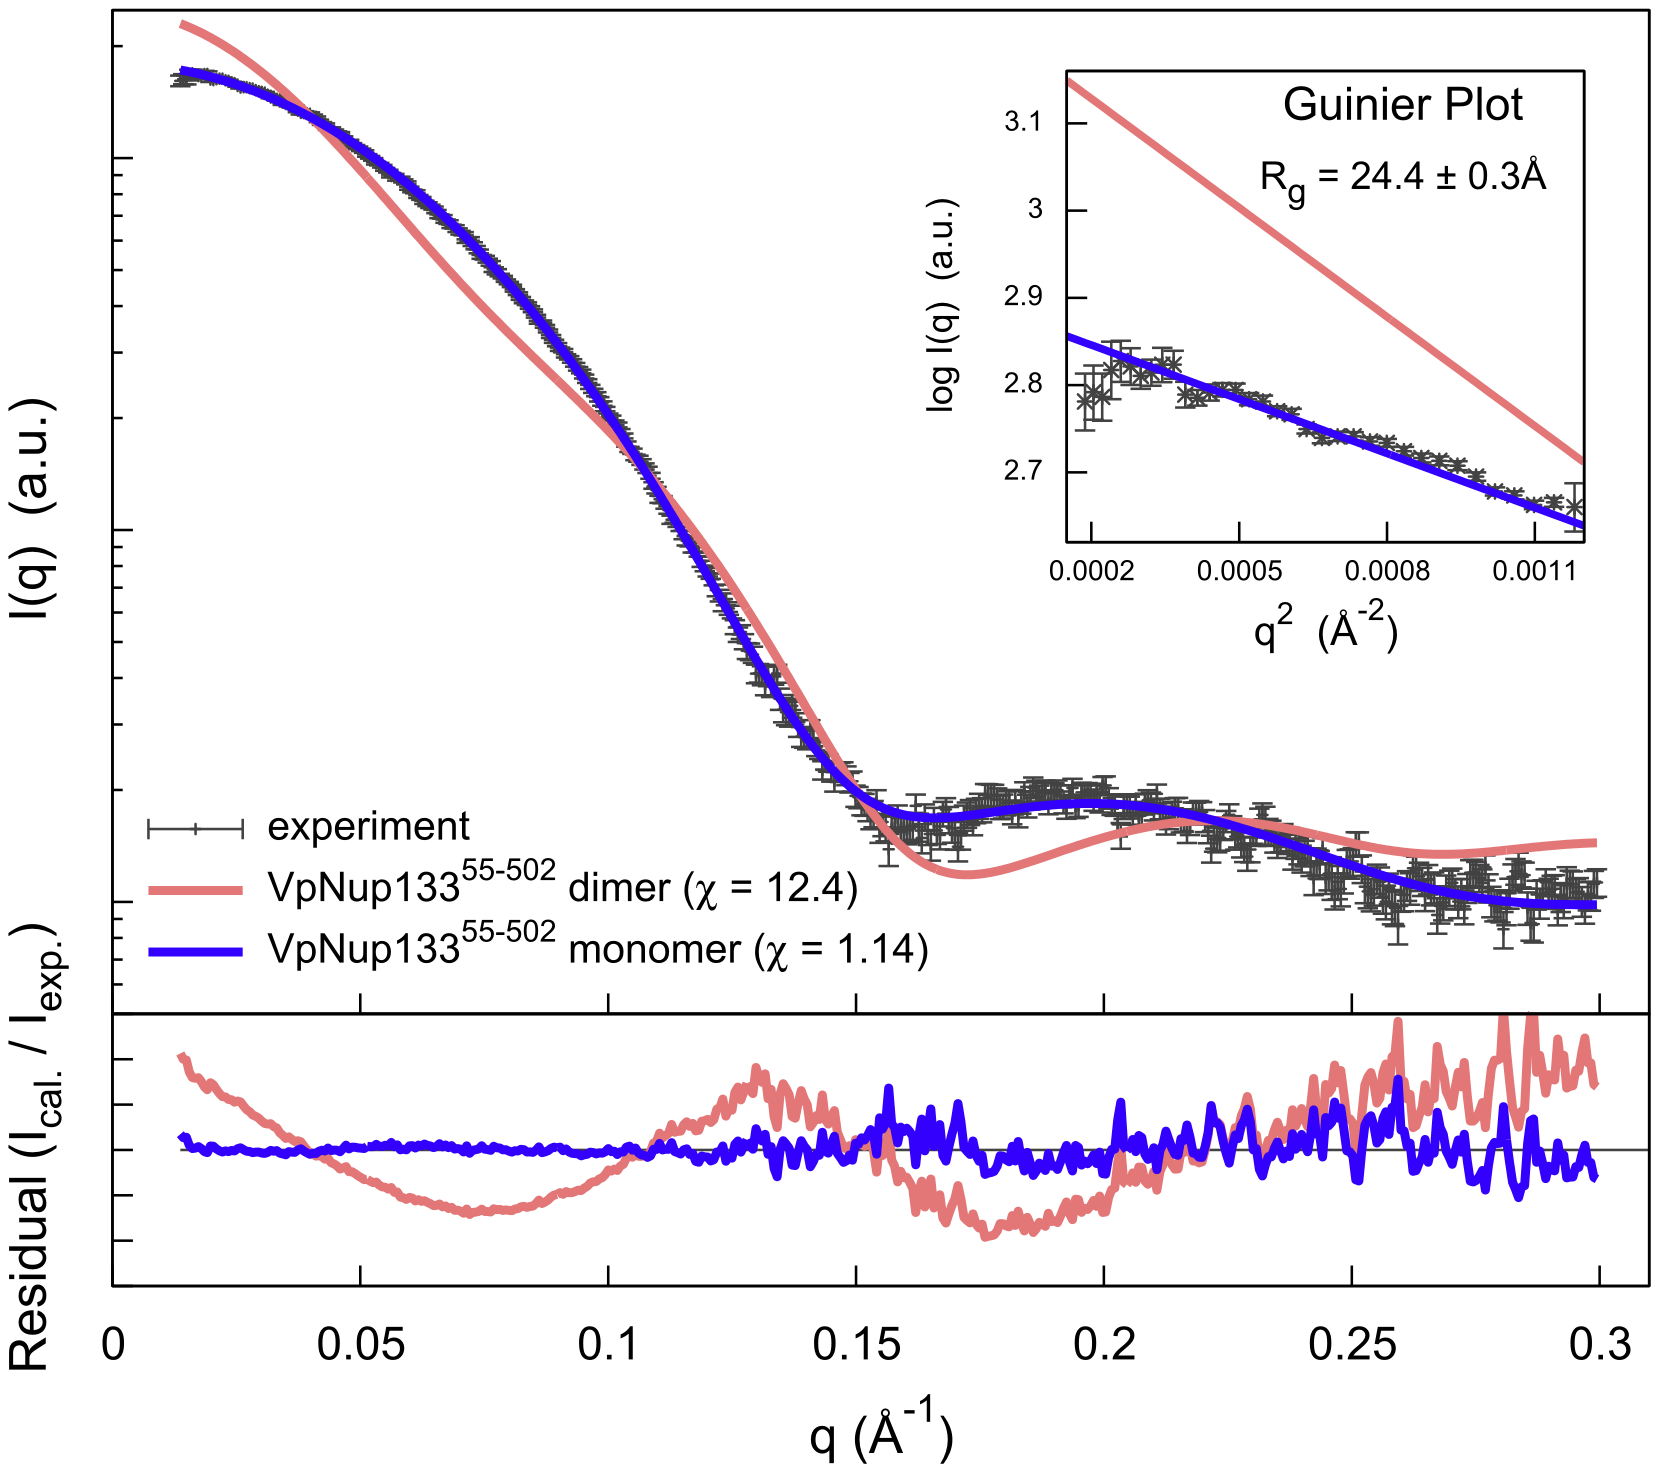

Reproduce this figure in gnuplot.
#set terminal postscript eps size 3.5,2.62 color enhanced solid linewidth 2.5 font 'Arial,22'
#set terminal postscript eps color enhanced solid linewidth 2.5 font 'Arial,16'
#set output 'mes2_final.eps'
set terminal aqua enhanced font "Arial, 21"
#set terminal png enhanced font "Arial, 16";set output "fig2.png";

set key at 0.245, 0.21 Left reverse samplen 3
#set lmargin 2
#set rmargin 2
set multiplot
f(x)=1
set xrange [:0.3]
############################################
# Residual Plot
############################################
set origin 0,0
set size 0.8,0.3
set tmargin 0
set bmargin 3
set encoding iso_8859_1
set xlabel "q ({\305}^{-1})" font "Arial, 24" offset 0.0, 1.0
set ylabel 'Residual ({/Arial}I_{cal.} / I_{exp.})' font "Arial, 22" offset 1.3, 0.5
set format y ''
set xtics scale 0.6 nomirror font 'Arial,21' offset 0.0, 0.4
set ytics scale 0.7 nomirror font 'Arial,18'
#set border 3
#set style line 11 lc rgb '#808080' lt 1
#set border 3 back ls 11
set yrange [0.4:1.6]
set xrange [:0.31]

plot f(x) notitle lc rgb '#333333', \
    './Vp133.B99990096_MSE_DIMER_24159_LBNL_merged_q30.dat' u 1:($3/$2) notitle w lines lw 3.5 lc rgb '#e26261', \
    './Vp133.B99990096_MSE_24159_LBNL_merged_q30.dat' u 1:($3/$2) notitle w lines lw 3.5 lc rgb '#0000ff'

############################################
# Main Plot
############################################
set origin 0,0.3
set size 0.8,0.7
set bmargin 0
set tmargin 1
set xlabel ''
set format x ''
set ylabel 'I(q)  (a.u.)' font "Arial, 24" offset 1.3, 0.0
set logscale y
set yrange [0.038:27.0]

plot './24159_LBNL_merged_q30.dat' u 1:2:3 with yerrorbars t 'experiment' lc rgb '#333333' pt 1 ps 0.5, \
    './Vp133.B99990096_MSE_DIMER_24159_LBNL_merged_q30.dat' u 1:3 t '{{/Times-Italic Vp}Nup133}^{55-502} dimer ({/Symbol c} = 12.4)' w lines lw 3.5 lc rgb '#e26261', \
    './Vp133.B99990096_MSE_24159_LBNL_merged_q30.dat' u 1:3 t '{{/Times-Italic Vp}Nup133}^{55-502} monomer ({/Symbol c} = 1.14)' w lines lw 3.5 lc rgb '#0000ff'


#=========================
#multiplot for Guiner plot
#=========================
set origin 0.38, 0.58
set size 0.4, 0.4
set xrange [0.00015:0.0012]
set yrange [2.51:3.19]
set xtics scale 0.6 offset 0.0, 0.5 font "Arial, 18"
set xtics scale 0.6 0.0003, 0.0004
set ytics scale 0.6 offset 0.4, 0.0 font "Arial, 18"
set encoding iso_8859_1
set xlabel "q^2  ({\305}^{-2})" offset 0.0, 1.0 font "Arial, 21"
set format x
set ylabel "log I(q)  (a.u.)" offset 3.0, 0.0 font "Arial, 21"
set format y
set nolog y
set title "Guinier Plot\n{/Arial=21 R_{g} = 24.4 {\261} 0.3 {\305}}" offset 3.4, -3.2 font "Arial, 21"
#set key at 0.0046, 1500 samplen -1 font "Arial, 12" nobox

#=================================
#Guinier Fit
#=================================
a=1
b=1
c=1
d=1

f1(x) = a1*x + b1
fit f1(x) './24159_LBNL_merged_q30.dat' u ($1*$1):(log($2*a)) via a1, b1
f2(x) = a2*x + b2
fit f2(x) './/Vp133.B99990096_MSE_DIMER_24159_LBNL_merged_q30.dat' u ($1*$1):(log($3*b)) via a2, b2
#f3(x) = a3*x + b3
#fit f3(x) './Vp133B_24159_LBNL_merged_q30.dat' u ($1*$1):(log($3*c)) via a3, b3
f4(x) = a4*x + b4
fit f4(x) './Vp133.B99990096_MSE_24159_LBNL_merged_q30.dat' u ($1*$1):(log($3*d)) via a4, b4

set pointsize 0.7

plot './24159_LBNL_merged_q30.dat' u ($1*$1):2:3 thru log(x*a) with yerrorbars ls 3 lc rgb '#333333', \
    f2(x) ls 1 lw 3 lc rgb '#e26261', \
    f4(x) ls 2 lw 3 lc rgb '#0000ff'

#    f3(x) ls -1 lw 3 lc rgb '#66ff00', \

set nomultiplot
set encoding default

unset multiplot
